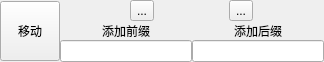
<?xml version="1.0" encoding="UTF-8"?>
<ui version="4.0">
 <class>Form</class>
 <widget class="QWidget" name="Form">
  <property name="geometry">
   <rect>
    <x>0</x>
    <y>0</y>
    <width>324</width>
    <height>62</height>
   </rect>
  </property>
  <property name="windowTitle">
   <string>Form</string>
  </property>
  <layout class="QHBoxLayout" name="horizontalLayout_3">
   <property name="spacing">
    <number>0</number>
   </property>
   <property name="leftMargin">
    <number>0</number>
   </property>
   <property name="topMargin">
    <number>0</number>
   </property>
   <property name="rightMargin">
    <number>0</number>
   </property>
   <property name="bottomMargin">
    <number>0</number>
   </property>
   <item>
    <widget class="QToolButton" name="button_move">
     <property name="minimumSize">
      <size>
       <width>60</width>
       <height>60</height>
      </size>
     </property>
     <property name="text">
      <string>移动</string>
     </property>
     <property name="icon">
      <iconset>
       <normaloff>res_icon/移动.png</normaloff>res_icon/移动.png</iconset>
     </property>
     <property name="iconSize">
      <size>
       <width>40</width>
       <height>40</height>
      </size>
     </property>
    </widget>
   </item>
   <item>
    <layout class="QVBoxLayout" name="verticalLayout_3">
     <property name="spacing">
      <number>0</number>
     </property>
     <item>
      <layout class="QHBoxLayout" name="horizontalLayout" stretch="0,0,0">
       <property name="spacing">
        <number>5</number>
       </property>
       <item>
        <layout class="QVBoxLayout" name="layout_place_lineEdit_folderpath">
         <property name="spacing">
          <number>0</number>
         </property>
        </layout>
       </item>
       <item>
        <widget class="QToolButton" name="button_ask">
         <property name="text">
          <string>...</string>
         </property>
         <property name="icon">
          <iconset>
           <normaloff>res_icon/选择文件夹.png</normaloff>res_icon/选择文件夹.png</iconset>
         </property>
        </widget>
       </item>
       <item>
        <widget class="QToolButton" name="button_open">
         <property name="text">
          <string>...</string>
         </property>
         <property name="icon">
          <iconset>
           <normaloff>res_icon/打开文件夹.png</normaloff>res_icon/打开文件夹.png</iconset>
         </property>
        </widget>
       </item>
      </layout>
     </item>
     <item>
      <layout class="QHBoxLayout" name="horizontalLayout_2">
       <property name="spacing">
        <number>0</number>
       </property>
       <item>
        <layout class="QVBoxLayout" name="verticalLayout">
         <property name="spacing">
          <number>0</number>
         </property>
         <item alignment="Qt::AlignHCenter">
          <widget class="QLabel" name="label">
           <property name="text">
            <string>添加前缀</string>
           </property>
          </widget>
         </item>
         <item>
          <widget class="QLineEdit" name="lineEdit_add_prefix"/>
         </item>
        </layout>
       </item>
       <item>
        <layout class="QVBoxLayout" name="verticalLayout_2">
         <property name="spacing">
          <number>0</number>
         </property>
         <item alignment="Qt::AlignHCenter">
          <widget class="QLabel" name="label_2">
           <property name="text">
            <string>添加后缀</string>
           </property>
          </widget>
         </item>
         <item>
          <widget class="QLineEdit" name="lineEdit_add_suffix"/>
         </item>
        </layout>
       </item>
      </layout>
     </item>
    </layout>
   </item>
  </layout>
 </widget>
 <resources/>
 <connections/>
</ui>
